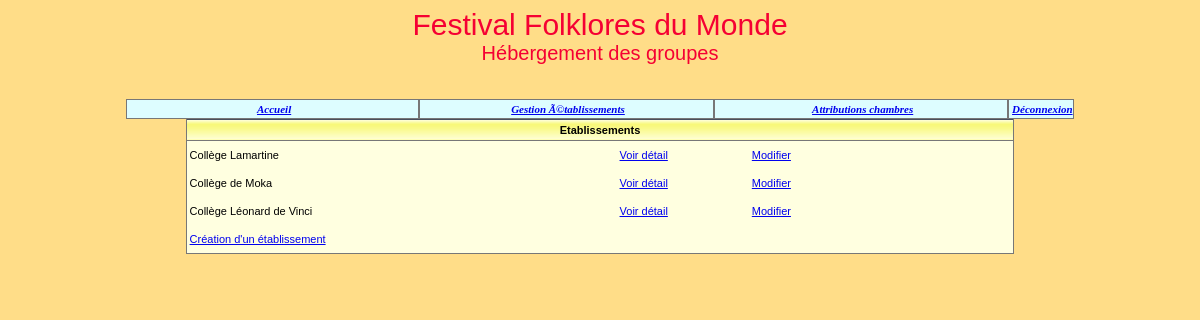
Page /listeEtablissements.php (signed in) on the committed database.
### tables this page shows
CREATE TABLE IF NOT EXISTS `etablissement` (
  `id` char(8) NOT NULL,
  `nom` varchar(45) NOT NULL,
  `adresseRue` varchar(45) NOT NULL,
  `codePostal` char(5) NOT NULL,
  `ville` varchar(35) NOT NULL,
  `tel` varchar(13) NOT NULL,
  `adresseElectronique` varchar(70) DEFAULT NULL,
  `type` tinyint(4) NOT NULL,
  `civiliteResponsable` varchar(12) NOT NULL,
  `nomResponsable` varchar(25) NOT NULL,
  `prenomResponsable` varchar(25) DEFAULT NULL,
  `nombreChambresOffertes` int(11) DEFAULT NULL,
  PRIMARY KEY (`id`)
);

### _gestionBase.inc.php (called while the page is built, shortened)
<?php
function obtenirReqEtablissements() {
$sql= "SELECT  id, nom FROM Etablissement ORDER BY id";
return $sql;
}
function existeAttributionsEtab($bdd, $id)
{
   $req="select * From Attribution where idEtab='$id'";
   $rsAtt=$bdd->prepare($req);
   $rsAtt->execute();
   $rsAttrib = $rsAtt->fetchAll();
   return ($rsAttrib);
}
?>

### listeEtablissements.php (the view, shortened to what this page needs)
<?php
include("_debut.inc.php");
include("_gestionBase.inc.php");
if (!isset($_SESSION['nom']) AND !isset($_SESSION['id']) ) {
header("Location: index.php");
}
else {
$bdd=connect();
echo "
<table width='70%' cellspacing='0' cellpadding='0' align='center'
class='tabNonQuadrille'>
   <tr class='enTeteTabNonQuad'>
      <td colspan='4'>Etablissements</td>
   </tr>";
   $req=obtenirReqEtablissements();
   $rsEtab = $bdd->prepare($req);
	$rsEtab->execute();
	$lgEtab = $rsEtab->fetch();
   while ($lgEtab!=FALSE)
   {
	   $id=$lgEtab['id'];
      $nom=$lgEtab['nom'];
      echo "
		<tr class='ligneTabNonQuad'>
         <td width='52%'>$nom</td>
         <td width='16%' align='center'>
         <a href='detailEtablissement.php?id=$id'>
         Voir détail</a></td>
         <td width='16%' align='center'>
         <a href='modificationEtablissement.php?action=demanderModifEtab&amp;id=$id'>
         Modifier</a></td>";
			if (!existeAttributionsEtab($bdd, $id))
			{
            echo "
            <td width='16%' align='center'>
            <a href='suppressionEtablissement.php?action=demanderSupprEtab&amp;id=$id'>
            Supprimer</a></td>";
         }
         else
         {
            echo "
            <td width='16%'>&nbsp; </td>";
			}
			echo "
      </tr>";
			$lgEtab = $rsEtab->fetch();
   }
   echo "
   <tr class='ligneTabNonQuad'>
      <td colspan='4'><a href='creationEtablissement.php?action=demanderCreEtab'>
      Création d'un établissement</a ></td>
  </tr>
</table>";
}
?>

### css/cssGeneral.css (style rules this page uses)
.basePage { background-color:#FFDD88; color:black; font:11px Arial, Helvetica, sans-serif; }
td,tr { font:11px Arial, Helvetica, sans-serif; }
table.tabNonQuadrille { background-color:#FFFFE0; border-bottom:1px solid #777777; border-right:1px solid #777777; border-left:1px solid #777777; border-top:1px #777777; color:black; }
tr.enTeteTabNonQuad td { background-image:url('../images/xpBarre.jpg'); height:21px; text-align:center; font-weight:bold; border-bottom:1px solid #777777; }
tr.ligneTabNonQuad td { background-color:#FFFFE0; height:28px; text-align:left; padding-left:3px; color:black; }

### rows in the picture
etablissement: nom "Collège Lamartine"
etablissement: nom "Collège de Moka"
etablissement: nom "Collège Léonard de Vinci"
